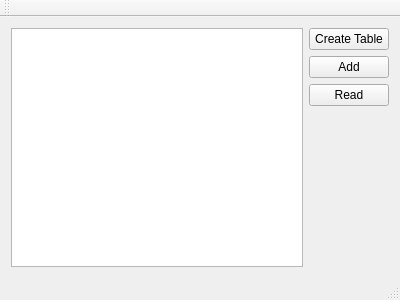
<?xml version="1.0" encoding="UTF-8"?>
<ui version="4.0">
 <class>MainWindow</class>
 <widget class="QMainWindow" name="MainWindow">
  <property name="geometry">
   <rect>
    <x>0</x>
    <y>0</y>
    <width>400</width>
    <height>300</height>
   </rect>
  </property>
  <property name="windowTitle">
   <string>MainWindow</string>
  </property>
  <widget class="QWidget" name="centralWidget">
   <layout class="QHBoxLayout" name="horizontalLayout">
    <item>
     <widget class="QTableView" name="tableView"/>
    </item>
    <item>
     <layout class="QVBoxLayout" name="verticalLayout">
      <item>
       <widget class="QPushButton" name="pushButton">
        <property name="text">
         <string>Create Table</string>
        </property>
       </widget>
      </item>
      <item>
       <widget class="QPushButton" name="pushButton_3">
        <property name="text">
         <string>Add</string>
        </property>
       </widget>
      </item>
      <item>
       <widget class="QPushButton" name="pushButton_4">
        <property name="text">
         <string>Read</string>
        </property>
       </widget>
      </item>
      <item>
       <spacer name="verticalSpacer">
        <property name="orientation">
         <enum>Qt::Vertical</enum>
        </property>
        <property name="sizeHint" stdset="0">
         <size>
          <width>20</width>
          <height>40</height>
         </size>
        </property>
       </spacer>
      </item>
     </layout>
    </item>
   </layout>
  </widget>
  <widget class="QMenuBar" name="menuBar">
   <property name="geometry">
    <rect>
     <x>0</x>
     <y>0</y>
     <width>400</width>
     <height>17</height>
    </rect>
   </property>
  </widget>
  <widget class="QToolBar" name="mainToolBar">
   <attribute name="toolBarArea">
    <enum>TopToolBarArea</enum>
   </attribute>
   <attribute name="toolBarBreak">
    <bool>false</bool>
   </attribute>
  </widget>
  <widget class="QStatusBar" name="statusBar"/>
 </widget>
 <layoutdefault spacing="6" margin="11"/>
 <resources/>
 <connections/>
</ui>
